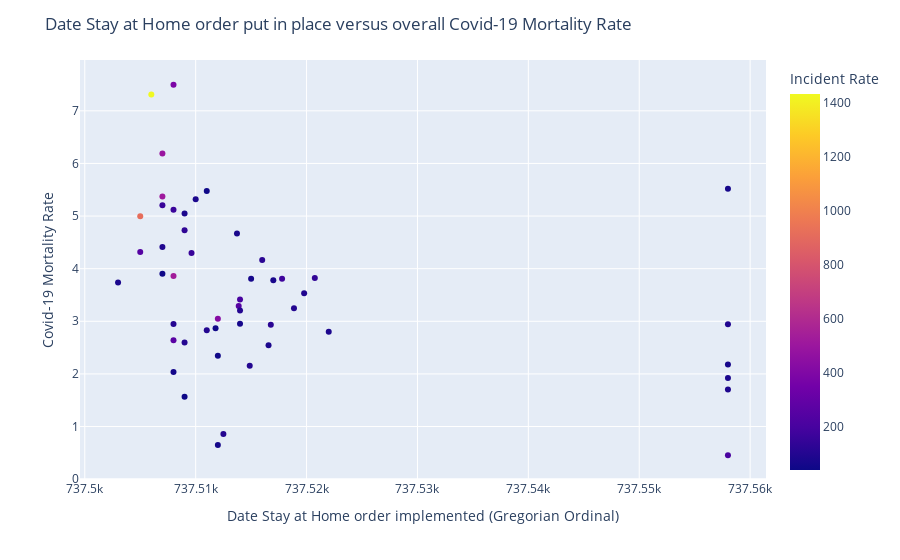

The notebook cell saved with this chart:
### Code cell
#visualizing the date the state’s ‘Stay at Home’ order and was 
#implemented with points representing each state and colored by the state’s overall incident rate of Covid-19
X_and_Y['Incident Rate']=training_data['Incident_Rate']
fig = px.scatter(X_and_Y, x='stay at home', y='Mortality_Rate', color='Incident Rate')
fig.update_xaxes(title_text = 'Date Stay at Home order implemented (Gregorian Ordinal)')
fig.update_yaxes(title_text = 'Covid-19 Mortality Rate')
fig.update_layout(title='Date Stay at Home order put in place versus overall Covid-19 Mortality Rate')
fig

### Figure 1 — Plotly figure (JSON) as saved in the notebook; plotly's stock layout.template omitted (floating-point values rounded to 4 significant figures)
{"data": [{"hoverlabel": {"namelength": 0}, "hovertemplate": "stay at home=%{x}<br>Mortality_Rate=%{y}<br>Incident Rate=%{marker.color}", "legendgroup": "", "marker": {"color": [100.5, 52.53, 64.9, 67.36, 77.77, 159.6, 492.2, 260.6, 120.1, 174.3, 40.54, 102.8, 248.5, 162.6, 95.89, 74.68, 79.08, 512.9, 72.15, 207.4, 529.9, 386.5, 44.66, 137.3, 95.21, 49.19, 81.89, 120.2, 101.0, 916.7, 107.8, 1434.0, 63.8, 87.07, 91.48, 67.39, 46.02, 251.5, 423.9, 84.29, 209.5, 100.4, 81.38, 101.8, 131.5, 101.8, 156.0, 59.33, 81.15, 62.14], "coloraxis": "coloraxis", "symbol": "circle"}, "mode": "markers", "name": "", "showlegend": false, "type": "scatter", "x": [737500.0, 737500.0, 737515, 737558, 737503, 737500.0, 737507, 737508, 737500.0, 737500.0, 737509, 737509, 737505, 737508, 737558, 737500.0, 737510, 737507, 737517, 737514, 737508, 737508, 737511, 737500.0, 737500.0, 737512, 737558, 737516, 737511, 737505, 737508, 737506, 737514, 737558, 737507, 737558, 737507, 737500.0, 737512, 737522, 737558, 737500.0, 737500.0, 737500.0, 737509, 737514, 737507, 737508, 737509, 737512], "xaxis": "x", "y": [3.247, 2.866, 3.81, 2.179, 3.739, 4.3, 6.188, 2.64, 2.934, 3.809, 1.568, 2.598, 4.318, 5.122, 2.945, 4.668, 5.32, 5.373, 3.778, 3.416, 3.86, 7.496, 5.478, 3.825, 3.531, 2.347, 1.922, 4.164, 2.832, 4.999, 2.948, 7.311, 2.955, 1.705, 4.412, 5.517, 3.905, 3.292, 3.051, 2.801, 0.454, 2.155, 2.545, 0.857, 4.732, 3.204, 5.206, 2.038, 5.049, 0.6472], "yaxis": "y"}], "layout": {"coloraxis": {"colorbar": {"title": {"text": "Incident Rate"}}, "colorscale": [[0, "#0d0887"], [0.1111, "#46039f"], [0.2222, "#7201a8"], [0.3333, "#9c179e"], [0.4444, "#bd3786"], [0.5556, "#d8576b"], [0.6667, "#ed7953"], [0.7778, "#fb9f3a"], [0.8889, "#fdca26"], [1, "#f0f921"]]}, "legend": {"tracegroupgap": 0}, "margin": {"t": 60}, "title": {"text": "Date Stay at Home order put in place versus overall Covid-19 Mortality Rate"}, "xaxis": {"anchor": "y", "domain": [0, 1], "title": {"text": "Date Stay at Home order implemented (Gregorian Ordinal)"}}, "yaxis": {"anchor": "x", "domain": [0, 1], "title": {"text": "Covid-19 Mortality Rate"}}}}
